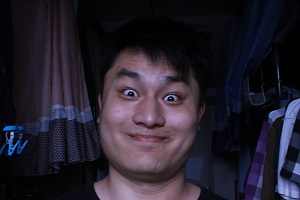
#> input picture test/hyh.jpg, 300 x 200 px, found by its file name
$ python main.py
#> lines starting #> are read from the running program, lines starting #| are printed output that depends on the picture
#> further down, img is the input picture: shape (200, 300, 3); mean B, G, R 44.3, 32.3, 37.7
# Copyright(C) 2016 Orcuslc
# GrabCut

import cv2
import numpy as np
# import matplotlib.pyplot as plt
import random
from k_means import kmeans
from gcgraph import GCGraph
import time

def timeit(func):
	def wrapper(*args, **kw):
		time1 = time.time()
		result = func(*args, **kw)
		time2 = time.time()
		# print(func.__name__, time2-time1)
		return result
	return wrapper

def get_size(img):
	return list(img.shape)[:2]

def flat(img):
	return img.reshape([1, img.size])[0]

class GMM:
	'''The GMM: Gaussian Mixture Model algorithm'''
	'''Each point in the image belongs to a GMM, and because each pixel owns
		three channels: RGB, so each component owns three means, 9 covs and a weight.'''

	# [98 lines left out: functions __init__, _prob_pixel_component, prob_pixel_GMM, most_likely_pixel_component, add_pixel, __learning and 1 more, not called in this run]


class GCClient:
	'''The engine of grabcut'''
	def __init__(self, img, k):
#> called with k = 5
		self.k = k # The number of components in each GMM model

		self.img = np.asarray(img, dtype = np.float32)
		self.img2 = img
		self.rows, self.cols = get_size(img)
#> self.rows = 200; self.cols = 300
		self.gamma = 50
		self.lam = 9*self.gamma
		self.beta = 0

		self._BLUE = [255,0,0]        # rectangle color
		self._RED = [0,0,255]         # PR BG
		self._GREEN = [0,255,0]       # PR FG
		self._BLACK = [0,0,0]         # sure BG
		self._WHITE = [255,255,255]   # sure FG

		self._DRAW_BG = {'color':self._BLACK, 'val':0}
		self._DRAW_FG = {'color':self._WHITE, 'val':1}
		self._DRAW_PR_FG = {'color':self._GREEN, 'val':3}
		self._DRAW_PR_BG = {'color':self._RED, 'val':2}

		# setting up flags
		self._rect = [0, 0, 1, 1]
		self._drawing = False         # flag for drawing curves
		self._rectangle = False       # flag for drawing rect
		self._rect_over = False       # flag to check if rect drawn
		# se;f._rect_or_mask = 100      # flag for selecting rect or mask mode
		# self._value = DRAW_FG         # drawing initialized to FG
		self._thickness = 3           # brush thickness

		self._GC_BGD = 0	#{'color' : BLACK, 'val' : 0}
		self._GC_FGD = 1	#{'color' : WHITE, 'val' : 1}
		self._GC_PR_BGD = 2	#{'color' : GREEN, 'val' : 3}
		self._GC_PR_FGD = 3	#{'color' : RED, 'val' : 2}
		self.calc_beta()
		self.calc_nearby_weight()

		self._DRAW_VAL = None

		self._mask = np.zeros([self.rows, self.cols], dtype = np.uint8) # Init the mask
		self._mask[:, :] = self._GC_BGD


	def calc_beta(self):
		'''Calculate Beta -- The Exp Term of Smooth Parameter in Gibbs Energy'''
		'''beta = 1/(2*average(sqrt(||pixel[i] - pixel[j]||)))'''
		'''Beta is used to adjust the difference of two nearby pixels in high or low contrast rate'''
		beta = 0
		self._left_diff = self.img[:, 1:] - self.img[:, :-1] # Left-difference
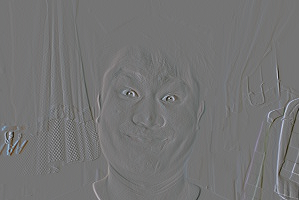
#> self._left_diff: shape (200, 299, 3) float32; mean B, G, R 0.1, 0.1, 0.1; drawn with min black and max white
		self._upleft_diff = self.img[1:, 1:] - self.img[:-1, :-1] # Up-Left difference
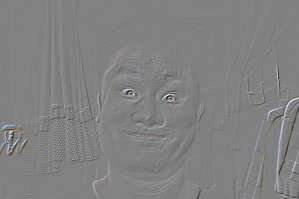
#> self._upleft_diff: shape (199, 299, 3) float32; mean B, G, R 0.4, 0.3, 0.3; drawn with min black and max white
		self._up_diff = self.img[1:, :] - self.img[:-1, :] # Up-difference
		self._upright_diff = self.img[1:, :-1] - self.img[:-1, 1:] # Up-Right difference
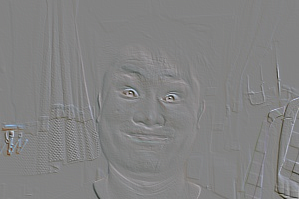
#> self._upright_diff: shape (199, 299, 3) float32; mean B, G, R 0.2, 0.1, 0.2; drawn with min black and max white
		beta = (self._left_diff*self._left_diff).sum() + (self._upleft_diff*self._upleft_diff).sum() \
			+ (self._up_diff*self._up_diff).sum() + (self._upright_diff*self._upright_diff).sum() # According to the formula
#> beta = 89322480
		self.beta = 1/(2*beta/(4*self.cols*self.rows - 3*self.cols - 3*self.rows + 2))
#> self.beta = 0.00134
		# print(self.beta) # According to the paper

	@timeit
	def calc_nearby_weight(self):
		'''Calculate the weight of the edge of each pixel with its nearby pixel, as each pixel is regarded
			as a vertex of the graph'''
		'''The weight of each direction is saved in a image the same size of the original image'''
		'''weight = gamma*exp(-beta*(diff*diff))'''
		self.left_weight = np.zeros([self.rows, self.cols])
		self.upleft_weight = np.zeros([self.rows, self.cols])
		self.up_weight = np.zeros([self.rows, self.cols])
		self.upright_weight = np.zeros([self.rows, self.cols])
		# [22 lines of commented-out code are left out]
		for y in range(self.rows):
			for x in range(self.cols):
				color = self.img[y, x]
				if x >= 1:
					diff = color - self.img[y, x-1]
					# print(np.exp(-self.beta*(diff*diff).sum()))
					self.left_weight[y, x] = self.gamma*np.exp(-self.beta*(diff*diff).sum())
				if x >= 1 and y >= 1:
					diff = color - self.img[y-1, x-1]
					self.upleft_weight[y, x] = self.gamma/np.sqrt(2) * np.exp(-self.beta*(diff*diff).sum())
				if y >= 1:
					diff = color - self.img[y-1, x]
					self.up_weight[y, x] = self.gamma*np.exp(-self.beta*(diff*diff).sum())
				if x+1 < self.cols and y >= 1:
					diff = color - self.img[y-1, x+1]
					self.upright_weight[y, x] = self.gamma/np.sqrt(2)*np.exp(-self.beta*(diff*diff).sum())
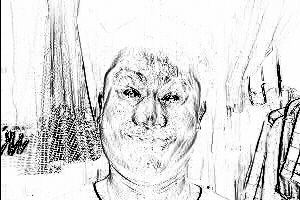
#> self.left_weight: shape (200, 300) float64; min 0, max 50, mean 43.5; drawn with min black and max white
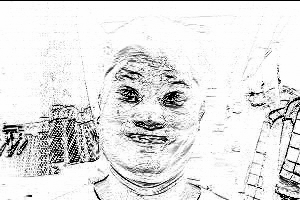
#> self.up_weight: shape (200, 300) float64; min 0, max 50, mean 44.6; drawn with min black and max white
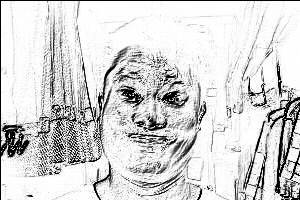
#> self.upleft_weight: shape (200, 300) float64; min 0, max 35.36, mean 29.5; drawn with min black and max white
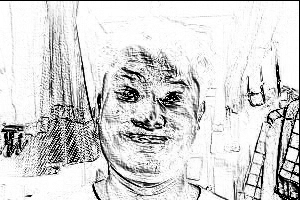
#> self.upright_weight: shape (200, 300) float64; min 0, max 35.36, mean 29.6; drawn with min black and max white


		# [4 lines of commented-out code are left out]


	'''The following function is derived from the sample of opencv sources'''
	# [92 lines left out: functions init_mask, init_with_kmeans, not called in this run]

	'''The first step of the iteration in the paper: Assign components of GMMs to pixels,
		(the kn in the paper), which is saved in self.components_index'''
	# @timeit
	# [15 lines left out: functions assign_GMM_components, _assign_GMM_components, not called in this run]


	'''The second step in the iteration: Learn the parameters from GMM models'''
	# @timeit
	# [77 lines left out: functions learn_GMM_parameters, construct_gcgraph, estimate_segmentation, iter, not called in this run]
			# self._smoothing()

	def run(self):
		self.init_with_kmeans()
		self.iter(1)

	# [21 lines left out: functions _smoothing, show, not called in this run]

	# def update_mask_by_user(self):


if __name__ == '__main__':
	img = cv2.imread('test\\hyh.jpg', cv2.IMREAD_COLOR)
	output = np.zeros(img.shape,np.uint8)

	GC = GCClient(img, k = 5)

	cv2.namedWindow('output')
	cv2.namedWindow('input')
	a = cv2.setMouseCallback('input',GC.init_mask)
	cv2.moveWindow('input',img.shape[0]+100, img.shape[1]+100)

	count = 0
	flag = False
	print("Instructions: \n")
	print("Draw a rectangle around the object using right mouse button \n")
	print('Press N to continue \n')

	while(1):
		cv2.imshow('output', output)
		cv2.imshow('input', np.asarray(GC.img, dtype = np.uint8))

		k = 0xFF & cv2.waitKey(1)
#> (key Esc is pressed here)

		if k == 27:
			break
		elif k == ord('n'):
			print(""" For finer touchups, mark foreground and background after pressing keys 0-3
			and again press 'n' \n""")
			if GC.rect_or_mask == 0:
				GC.run()
				GC.rect_or_mask = 1
			elif GC.rect_or_mask == 1:
				GC.iter(1)
			flag = True
			# output = GC.show(output)

		elif k == ord('0'):
			print('Mark background regions with left mouse button \n')
			GC._DRAW_VAL = GC._DRAW_BG
			flag = True
			# output = GC.show(output)

		elif k == ord('1'):
			print('Mark foreground regions with left mouse button \n')
			GC._DRAW_VAL = GC._DRAW_FG
			flag = True
			# output = GC.show(output)

		elif k == ord('2'):
			print('Mark prob. background regions with left mouse button \n')
			GC._DRAW_VAL = GC._DRAW_PR_BG
			flag = True

		elif k == ord('3'):
			print('Mark prob. foreground regions with left mouse button \n')
			GC._DRAW_VAL = GC._DRAW_PR_FG
			flag = True

		elif k == ord('s'):
			cv2.imwrite('%s_gc.jpg'%('hyh'), output)
			print("Result saved as image %s_gc.jpg"%('hyh'))

		elif k == ord('r'):
			GC.__init__(img, k = 5)

		FGD = np.where((GC._mask == 1) + (GC._mask == 3), 255, 0).astype('uint8')
		# if flag == True:
		output = cv2.bitwise_and(GC.img2, GC.img2, mask = FGD)
			# flag = False


	cv2.destroyAllWindows()

$ run again, with test/a.jpg copied over test/hyh.jpg
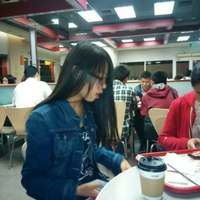
#> input picture test/a.jpg, 200 x 200 px, found by its file name
#> img is the input picture: shape (200, 200, 3); mean B, G, R 105.7, 104.3, 100.4
#> self.rows = 200
#> in calc_beta, `self._upright_diff = self.img[1:, :-1] - self.img[:-1, 1:]`:
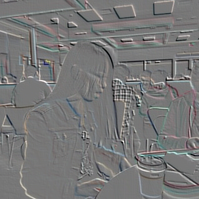
#> self._upright_diff: shape (199, 199, 3) float32; mean B, G, R 0.2, 0.2, 0.2; drawn with min black and max white
#> beta = 291480448
#> self.beta = 0.000272
#> after the loop in calc_nearby_weight, `for y in range(self.rows):`:
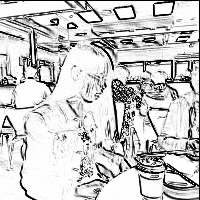
#> self.upright_weight: shape (200, 200) float64; min 0, max 35.36, mean 27.8; drawn with min black and max white

$ run again, with test/boat_gc.jpg copied over test/hyh.jpg
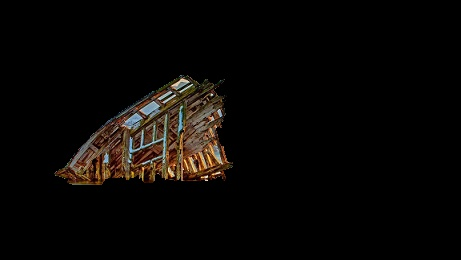
#> input picture test/boat_gc.jpg, 461 x 260 px, found by its file name
#> img is the input picture: shape (260, 461, 3); mean B, G, R 5.3, 7.2, 9.4
#> self.rows = 260; self.cols = 461
#> in calc_beta, `self._upright_diff = self.img[1:, :-1] - self.img[:-1, 1:]`:
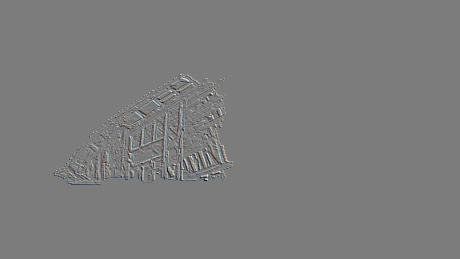
#> self._upright_diff: shape (259, 460, 3) float32; mean B, G, R 0, 0, 0; drawn with min black and max white
#> beta = 280052864
#> self.beta = 0.000852
#> after the loop in calc_nearby_weight, `for y in range(self.rows):`:
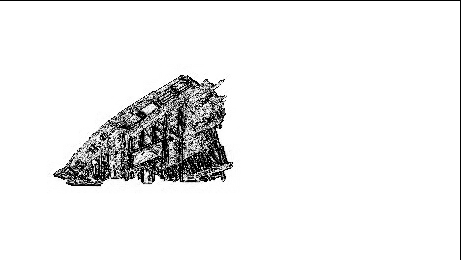
#> self.upright_weight: shape (260, 461) float64; min 0, max 35.36, mean 33; drawn with min black and max white
